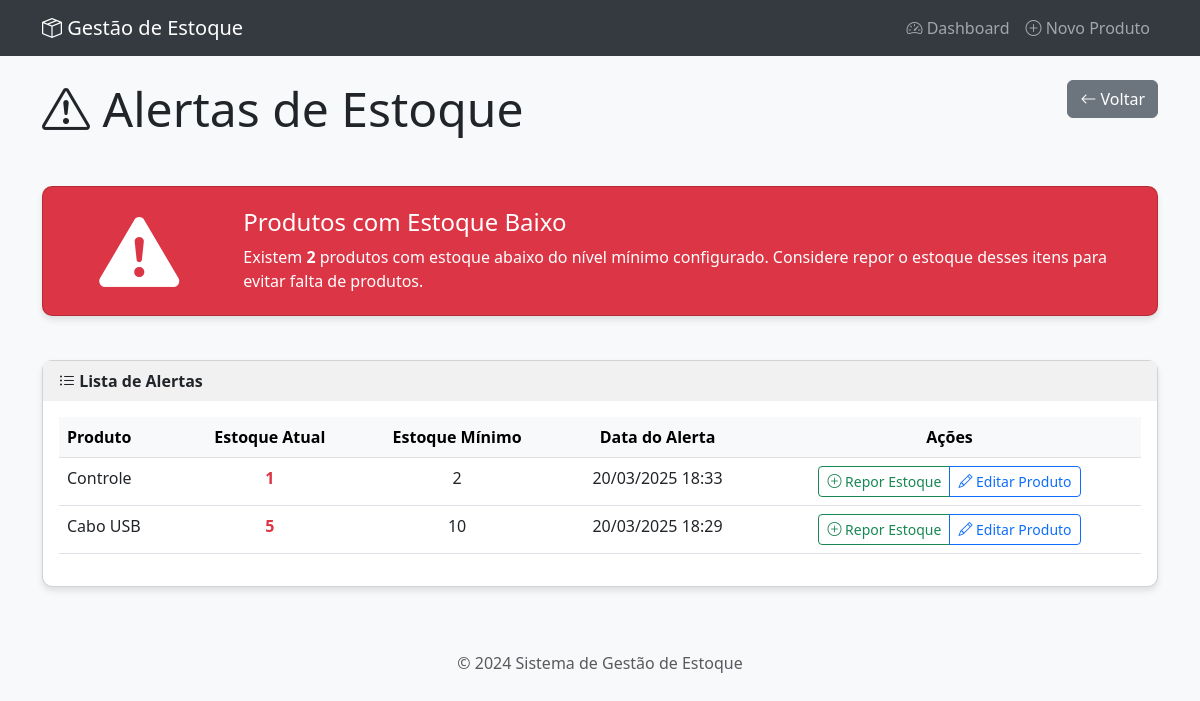
Before: /alertas/ with the older database file.
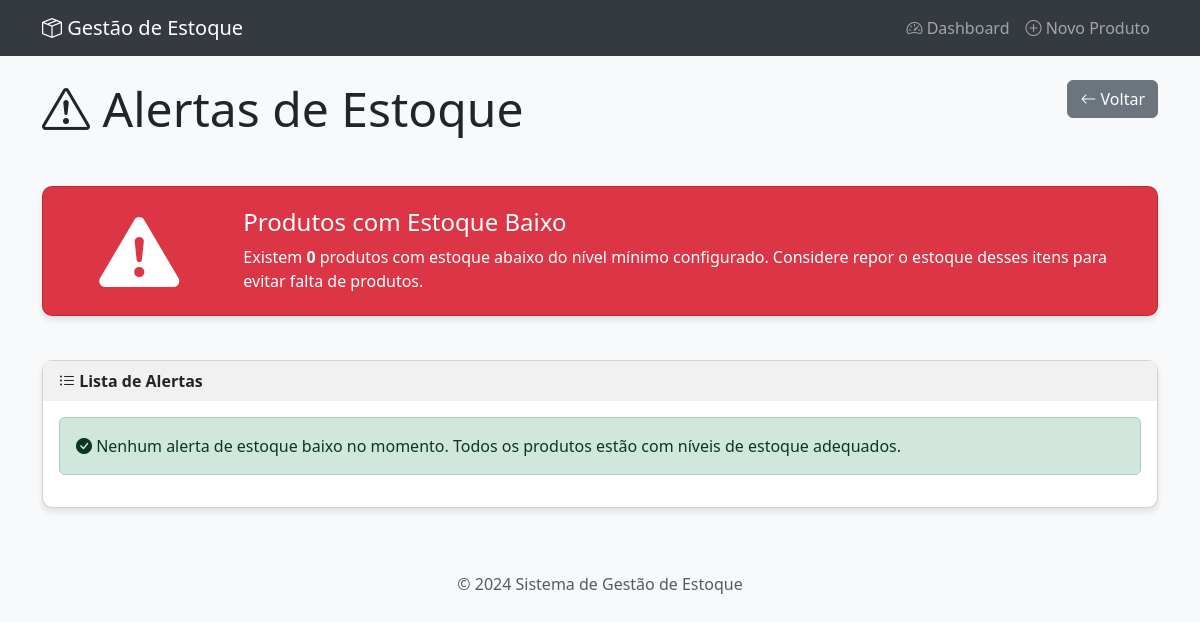
After: the same page with the newer database file.
### produtos/models.py (models this page shows, shortened)
class AlertaEstoqueBaixo(models.Model):
    produto = models.ForeignKey(Produto, on_delete=models.CASCADE)
    data_alerta = models.DateTimeField(auto_now_add=True)
    quantidade_atual = models.IntegerField()
    resolvido = models.BooleanField(default=False)
    data_resolucao = models.DateTimeField(null=True, blank=True)
    class Meta:
        verbose_name = "Alerta de Estoque Baixo"
        verbose_name_plural = "Alertas de Estoque Baixo"
        ordering = ['-data_alerta']

class Produto(models.Model):
    TIPO_CHOICES = (
        ('novo', 'Novo'),
        ('usado', 'Usado'),
    )
    nome = models.CharField(max_length=100)
    descricao = models.TextField()
    quantidade = models.IntegerField(default=0)
    data_cadastro = models.DateTimeField(auto_now_add=True)
    data_atualizacao = models.DateTimeField(auto_now=True)
    estoque_minimo = models.IntegerField(null=True, blank=True, help_text="Quantidade mínima para produtos novos antes de gerar alerta")
    tipo = models.CharField(max_length=10, choices=TIPO_CHOICES, default='novo')

### produtos/views.py (the view)
# urls.py: path('alertas/', views.alertas_estoque, name='alertas_estoque'),
def alertas_estoque(request):
    alertas = AlertaEstoqueBaixo.objects.filter(resolvido=False)
    context = {
        'alertas': alertas,
        'count': alertas.count(),
        'titulo': 'Alertas de Estoque Baixo (Produtos Novos)'
    }
    return render(request, 'produtos/alertas_estoque.html', context)

### produtos/templates/produtos/alertas_estoque.html
{% extends 'produtos/base.html' %}
{% block content %}
<div class="row mb-4">
    <div class="col-md-6">
        <h1 class="display-5 mb-4">
            <i class="bi bi-exclamation-triangle"></i> Alertas de Estoque
        </h1>
    </div>
    <div class="col-md-6 text-md-end">
        <a href="{% url 'dashboard' %}" class="btn btn-secondary">
            <i class="bi bi-arrow-left"></i> Voltar
        </a>
    </div>
</div>
<div class="row mb-4">
    <div class="col-md-12">
        <div class="card bg-danger text-white">
            <div class="card-body">
                <div class="row align-items-center">
                    <div class="col-md-2 text-center">
                        <i class="bi bi-exclamation-triangle-fill display-1"></i>
                    </div>
                    <div class="col-md-10">
                        <h4 class="card-title">Produtos com Estoque Baixo</h4>
                        <p class="card-text">
                            Existem <strong>{{ count }}</strong> produtos com estoque abaixo do nível mínimo configurado.
                            Considere repor o estoque desses itens para evitar falta de produtos.
                        </p>
                    </div>
                </div>
            </div>
        </div>
    </div>
</div>
<div class="card">
    <div class="card-header">
        <i class="bi bi-list-ul"></i> Lista de Alertas
    </div>
    <div class="card-body">
        {% if alertas %}
            <div class="table-responsive">
                <table class="table table-hover">
                    <thead class="table-light">
                        <tr>
                            <th>Produto</th>
                            <th class="text-center">Estoque Atual</th>
                            <th class="text-center">Estoque Mínimo</th>
                            <th class="text-center">Data do Alerta</th>
                            <th class="text-center">Ações</th>
                        </tr>
                    </thead>
                    <tbody>
                        {% for alerta in alertas %}
                            <tr class="bg-danger bg-opacity-10">
                                <td>{{ alerta.produto.nome }}</td>
                                <td class="text-center text-danger fw-bold">{{ alerta.quantidade_atual }}</td>
                                <td class="text-center">{{ alerta.produto.estoque_minimo }}</td>
                                <td class="text-center">{{ alerta.data_alerta|date:"d/m/Y H:i" }}</td>
                                <td class="text-center">
                                    <div class="btn-group">
                                        <a href="{% url 'atualizar_estoque' alerta.produto.id %}" class="btn btn-sm btn-outline-success">
                                            <i class="bi bi-plus-circle"></i> Repor Estoque
                                        </a>
                                        <a href="{% url 'produto_update' alerta.produto.id %}" class="btn btn-sm btn-outline-primary">
                                            <i class="bi bi-pencil"></i> Editar Produto
                                        </a>
                                    </div>
                                </td>
                            </tr>
                        {% endfor %}
                    </tbody>
                </table>
            </div>
        {% else %}
            <div class="alert alert-success">
                <i class="bi bi-check-circle-fill"></i> Nenhum alerta de estoque baixo no momento. Todos os produtos estão com níveis de estoque adequados.
            </div>
        {% endif %}
    </div>
</div>
{% endblock %}

Changed rows visible on the page:
removed AlertaEstoqueBaixo: produto.nome "Controle", quantidade_atual "1", produto.estoque_minimo "2", data_alerta "20/03/2025 18:33"
removed AlertaEstoqueBaixo: produto.nome "Cabo USB", quantidade_atual "5", produto.estoque_minimo "10", data_alerta "20/03/2025 18:29"
Other visible differences:
{{ count }}: "2" → "0"
text no longer shown: "Produto Estoque Atual Estoque Mínimo Data do Alerta Ações"
text now shown: "Nenhum alerta de estoque baixo no momento. Todos os produtos estão com níveis de estoque adequados."
